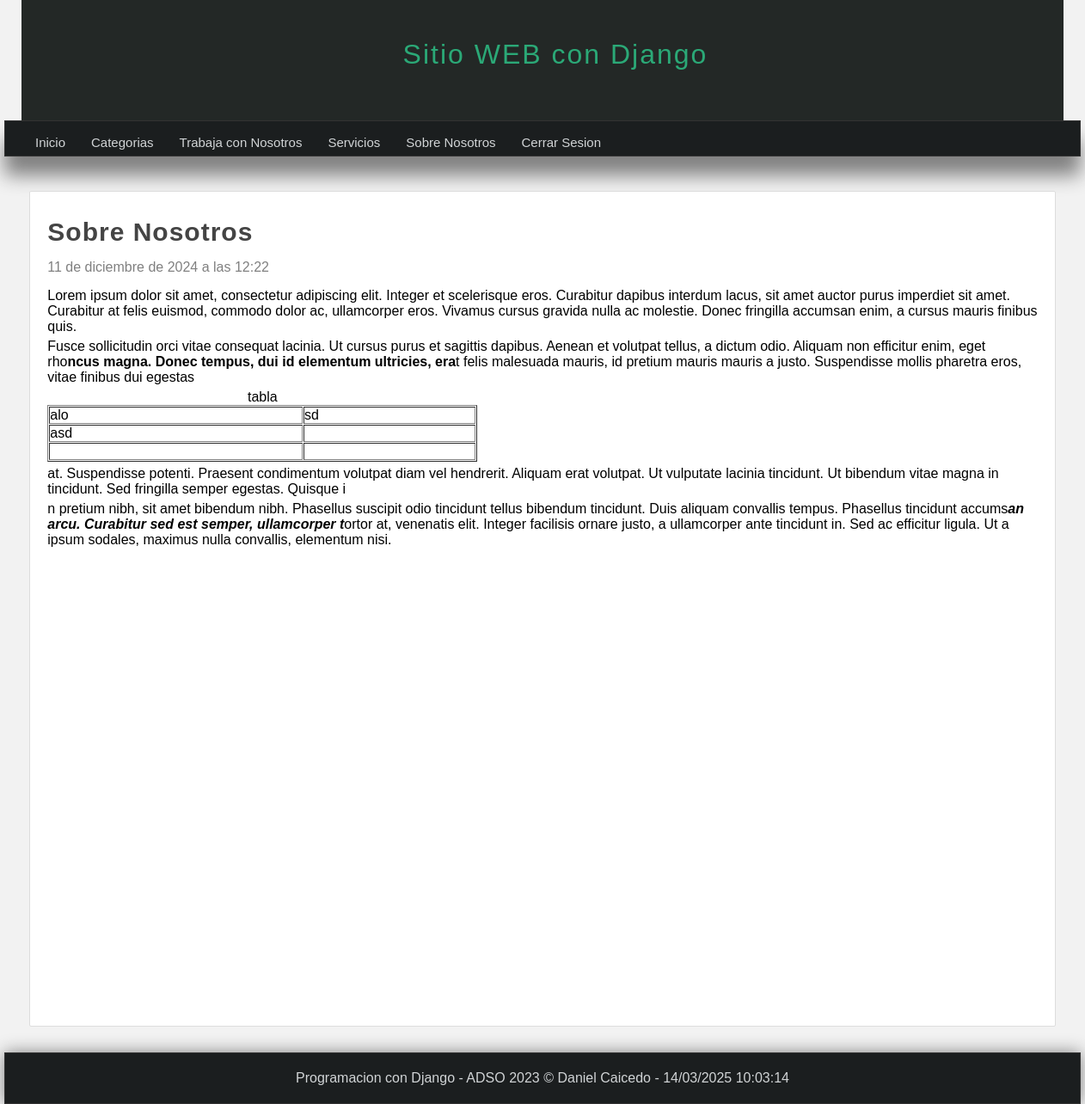
The app's page /pagina/sobre-nosotros (signed in) with its own data.
### Pages/models.py (models this page shows, shortened)
class Page(models.Model):
    title= models.CharField(max_length=50, verbose_name="Titulo")
    content= RichTextField(verbose_name="Contenido")
    slug= models.CharField(unique=True, max_length=150, verbose_name="URL Amigable") #url que va a tener la pagina
    visible = models.BooleanField(verbose_name="¿Visible?")
    order = models.IntegerField(default=0, verbose_name="Orden")
    created_at= models.DateTimeField(auto_now_add=True, verbose_name="Creacion:")
    updated_at= models.DateTimeField(auto_now_add=True, verbose_name="Actualizacion: ")
    class Meta:
        verbose_name= "Pagina"
        verbose_name_plural= "Paginas"

### Pages/views.py (the view)
# urls.py: path('pagina/<str:slug>', views.page, name="page"),
@login_required(login_url='login')
def page(request, slug ):
    page= Page.objects.get(slug=slug)
    return render(request, "pages/page.html",{
        "page": page
    } )

### Pages/context_processors.py (called while the page is built)
def get_pages(request):
    pages= Page.objects.filter(visible= True).order_by('order').values_list('id', 'title', 'slug')
    return{
        'pages': pages
    }

### blog/processor.py (called while the page is built)
def get_categories(request):
    categories_in_use = Article.objects.filter(public= True).values_list('categories', flat=True)
    categories= Category.objects.filter(id__in= categories_in_use).values_list('id', 'name')
    return{
        'categories': categories,
        'ids': categories_in_use
    }

### Pages/templates/pages/page.html (shortened to what this page needs)
{%  extends "layouts/layout.html"  %}
{% block content %}
    <h1 class="title">{{page.title}} </h1>
    <span class="date"> {{page.created_at}} </span>
    <p class="content">
        {{page.content|safe}}
    </p>
{% endblock %}

### mainapp/templates/layouts/layout.html (shortened to what this page needs)
{% load static %}
<!DOCTYPE html>
<html lang="en">
<head>
    <link rel="stylesheet" type="text/css" href="{% static 'css/styles.css' %}">
</head>
<body>
    <header>
        <div id="logotipo">
            <h1>Sitio WEB con Django</h1>
        </div>
    </header>
    <nav>
        <ul>
            <li>
                <a href='{% url "inicio"%}' >Inicio </a>
            </li>
            {% if user.email %}
                <li>
                    <a href='{% url "list_articles"%}' >Categorias </a>
                </li>
                {% for page in pages  %}
                <li>
                    <a href=' {% url 'page' page.2 %} ' > {{page.1}} </a>
                </li>
                {% endfor %}
                <li>
                    <a href='{% url "logout" %}' >Cerrar Sesion</a>
                </li>
            {% endif %}
        </ul>
    </nav>
    <div id="content">
        <div class="box">
            {% block content%}{% endblock %}
        </div>
    </div>
    <footer>
        Programacion con Django - ADSO 2023 &copy; Daniel Caicedo - {% now "d/m/Y h:m:s"%}
    </footer>
</body>
</html>

### mainapp/static/css/styles.css (style rules this page uses)
* { margin: 0px; padding: 0px; font-family: Arial, Helvetica, sans-serif; text-decoration: none; }
p, h2 , h3, ul { margin-top: 5px; margin-bottom: 5px; }
ul, ol { margin-left: 20px; margin-bottom: 10px; }
body { background-color: #f2f2f2; }
header { width: 1212px; height: 140px; background-color: #232826; margin: 0px auto; }
#logotipo { width: 40%; height: 130px; margin: 0px auto; padding-top: 10px; }
#logotipo h1 { display: block; float: left; margin-top: 35px; margin-left: 20px; letter-spacing: 2px; font-weight: lighter; color: #2ba977; }
nav { width: 1250px; height: 40px; background-color: #1b1e1f; border: 1px solid #333333; margin: 0 auto; box-shadow: 0px 22px 22px gray; font-size: 15px; }
nav > ul { list-style: none; text-decoration: 40px; }
nav > ul > li { line-height: 40px; float: left; }
nav > ul > li > a { display: block; padding-left: 15px; padding-right: 15px; color: #d1d4d6; }
#content { width: 1212px; min-height: 930px; margin: 0 auto; margin-bottom: 30px; margin-top: 40px }
.box { background: white; min-height: 930px; width: 95%; padding: 20px; border: 1px solid #ddd; border-radius: 2px; margin: 0 auto; }
.title { color: #444; letter-spacing: 1px; font-size: 30px; margin-bottom: 10px; margin-top: 5px; }
.date { display: block; margin-top: 15px; margin-bottom: 15px; color: gray; }
.content { line-height: 25px; }
footer { width: 1250px; background-color: #1b1e1f; border: 1px solid #333333; color: #d1d4d6; text-align: center; padding-top: 20px; margin: 0 auto; padding-bottom: 20px; box-shadow: 0px 0px 20px gray; }

### records on screen
Page: title "Trabaja con Nosotros"
Page: title "Servicios"
Page: title "Sobre Nosotros", created_at "11 de diciembre de 2024 a las 12:22", content "Lorem ipsum dolor sit amet, consectetur adipiscing elit. Integer et scelerisque eros. Curabitur dapibus interdum lacus, sit amet auctor purus imp erdiet sit amet. Curabitur at felis euismod, commodo dolor ac, ullamcorper eros. Vivamus cursus gravida nulla ac molestie. Donec fringilla accumsan enim, a cursus mauris finibus quis. Fusce sollicitudin orci vitae consequat lacinia. Ut cursus purus et sagittis dapibus. Aenean et volutpat tellus, a dictum odio. Aliquam non efficitur enim, eget rho ncus magna. Donec tempus, dui id elementum ultricies, era t felis malesuada mauris, id pretium mauris mauris a justo. Suspendisse mollis pharetra eros, vitae finibus dui egestas tabla alo sd asd at.…"
